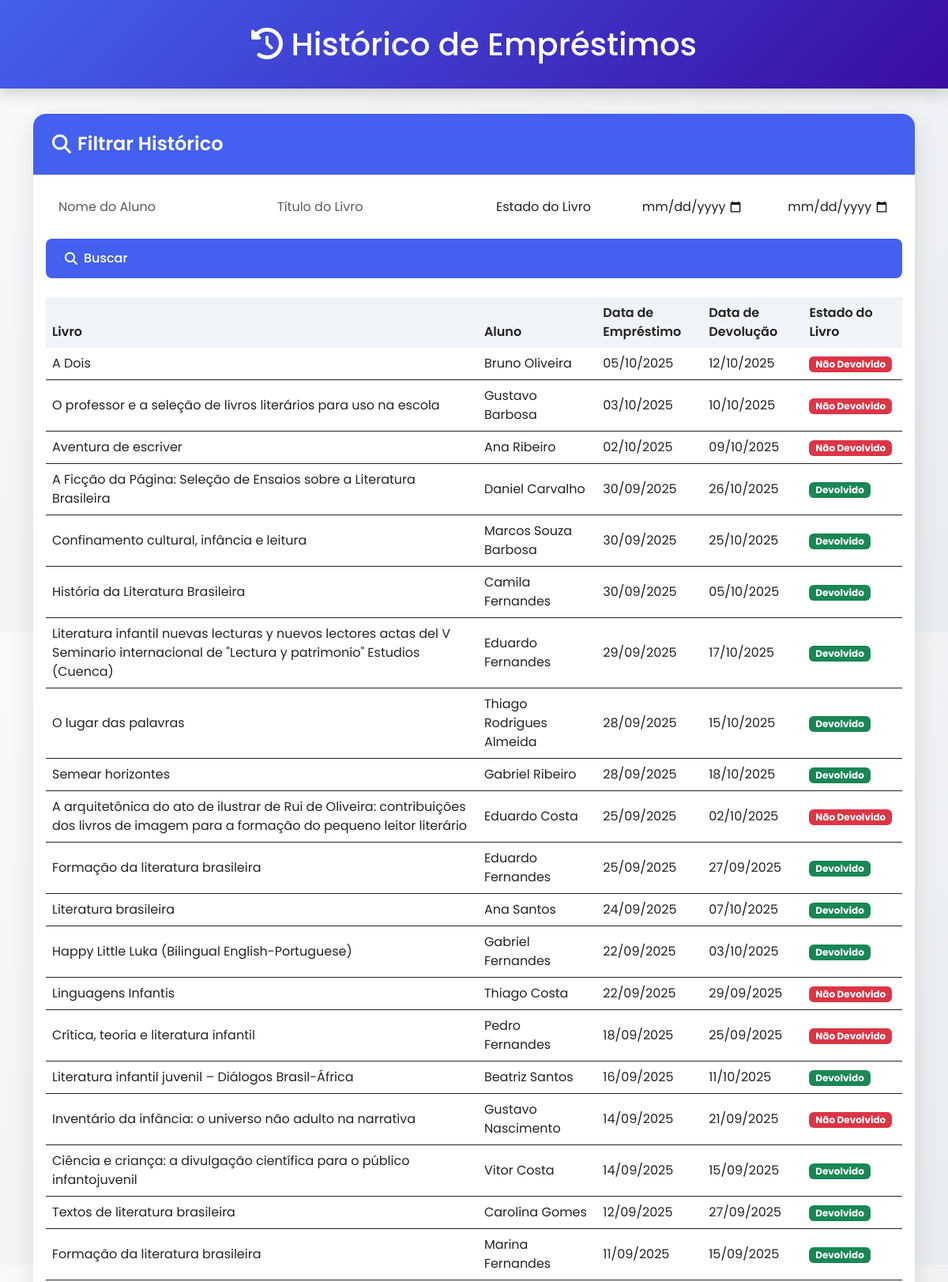
/frontend/historico_emprestimos.php (signed in, upper part), run on the app's committed database.
### tables this page shows
CREATE TABLE `emprestimos` (
  `id` int(11) NOT NULL,
  `aluno_id` int(11) NOT NULL,
  `livro_id` int(11) NOT NULL,
  `data_emprestimo` date NOT NULL,
  `data_devolucao` date DEFAULT NULL,
  `devolvido` tinyint(1) NOT NULL,
  `professor_id` int(11) NOT NULL
);

CREATE TABLE `livros` (
  `id` int(11) NOT NULL,
  `titulo` varchar(255) NOT NULL,
  `autor` varchar(255) NOT NULL,
  `isbn` varchar(20) DEFAULT NULL,
  `capa_url` varchar(700) DEFAULT NULL,
  `descricao` text DEFAULT NULL,
  `categoria` varchar(100) DEFAULT NULL,
  `ano_publicacao` varchar(4) NOT NULL,
  `genero` varchar(100) NOT NULL,
  `quantidade` int(100) NOT NULL,
  `preview_link` varchar(255) DEFAULT NULL
);

CREATE TABLE `alunos` (
  `id` int(11) NOT NULL,
  `nome` varchar(255) NOT NULL,
  `serie` varchar(50) NOT NULL,
  `email` varchar(255) NOT NULL,
  `professor_id` int(11) NOT NULL
);

### backend/historico_emprestimos.php (called while the page is built, shortened)
<?php
require '../config.php';
$sql = "
    SELECT
        e.id,              -- ID do empréstimo
        l.titulo AS livro, -- Título do livro emprestado
        a.nome AS aluno,   -- Nome do aluno que pegou o livro
        e.data_emprestimo, -- Data em que o livro foi emprestado
        e.data_devolucao,  -- Data prevista de devolução
        e.devolvido        -- Status de devolução (0 = não devolvido, 1 = devolvido)
    FROM emprestimos e
    JOIN livros l ON e.livro_id = l.id   -- Relaciona o empréstimo com o livro correspondente
    JOIN alunos a ON e.aluno_id = a.id  -- Relaciona o empréstimo com o aluno correspondente
    WHERE 1                             -- Condição neutra para permitir concatenar filtros dinamicamente
";
$sql .= " ORDER BY e.data_emprestimo DESC";
$stmt = $conn->prepare($sql);
$stmt->execute();
$result = $stmt->get_result();

### frontend/historico_emprestimos.php (the view, shortened to what this page needs)
<?php
include('../backend/historico_emprestimos.php')
?>
<!DOCTYPE html>
<html lang="pt" data-theme="light">
<head>
    <link href="https://cdn.jsdelivr.net/npm/bootstrap@5.3.0/dist/css/bootstrap.min.css" rel="stylesheet">
    <link rel="stylesheet" href="https://cdnjs.cloudflare.com/ajax/libs/font-awesome/6.4.2/css/all.min.css">
    <link rel="stylesheet" href="assets/css/historico_emprestimos.css">
</head>
<body>
    <div class="dashboard-header text-center">
        <div class="container">
            <h1 class="mb-0">
                <i class="fas fa-history"></i> Histórico de Empréstimos
            </h1>
        </div>
    </div>
    <div class="container">
        <div class="card">
            <div class="card-header">
                <h4>
                    <i class="fas fa-search"></i> Filtrar Histórico
                </h4>
            </div>
            <div class="card-body">
                <form method="GET" action="historico_emprestimos.php" class="mb-4">
                    <div class="row">
                        <div class="col-md-3">
                            <input type="text" class="form-control" name="aluno" placeholder="Nome do Aluno" value="<?php echo htmlspecialchars($_GET['aluno'] ?? ''); ?>">
                        </div>
                        <div class="col-md-3">
                            <input type="text" class="form-control" name="livro" placeholder="Título do Livro" value="<?php echo htmlspecialchars($_GET['livro'] ?? ''); ?>">
                        </div>
                        <div class="col-md-2">
                            <select class="form-control" name="estado">
                                <option value="">Estado do Livro</option>
                            </select>
                        </div>
                        <div class="col-md-2">
                            <input type="date" class="form-control" name="data_inicio" value="<?php echo htmlspecialchars($_GET['data_inicio'] ?? ''); ?>" placeholder="Data Início">
                        </div>
                        <div class="col-md-2">
                            <input type="date" class="form-control" name="data_fim" value="<?php echo htmlspecialchars($_GET['data_fim'] ?? ''); ?>" placeholder="Data Fim">
                        </div>
                        <div class="col-12">
                            <button type="submit" class="btn btn-primary w-100">
                                <i class="fas fa-search"></i> Buscar
                            </button>
                        </div>
                    </div>
                </form>
                <div class="table-responsive">
                    <table class="table table-hover">
                        <thead>
                            <tr>
                                <th>Livro</th>
                                <th>Aluno</th>
                                <th>Data de Empréstimo</th>
                                <th>Data de Devolução</th>
                                <th>Estado do Livro</th>
                            </tr>
                        </thead>
                        <tbody>
                            <?php if ($result->num_rows > 0): ?>
                                <?php while ($row = $result->fetch_assoc()): ?>
                                    <tr>
                                        <td><?php echo $row['livro']; ?></td>
                                        <td><?php echo $row['aluno']; ?></td>
                                        <td><?php echo date('d/m/Y', strtotime($row['data_emprestimo'])); ?></td>
                                        <td><?php echo $row['data_devolucao'] ? date('d/m/Y', strtotime($row['data_devolucao'])) : 'Não devolvido'; ?></td>
                                        <td>
                                            <span class="badge <?php echo $row['devolvido'] == '0' ? 'bg-danger' : 'bg-success'; ?>">
                                                <?php echo $row['devolvido'] == '0' ? 'Não Devolvido' : 'Devolvido'; ?>
                                            </span>
                                        </td>
                                    </tr>
                                <?php endwhile; ?>
                            <?php else: ?>
                                <tr>
                                    <td colspan="5" class="text-center">Nenhum registro encontrado.</td>
                                </tr>
                            <?php endif; ?>
                        </tbody>
                    </table>
                </div>
            </div>
        </div>
    </div>
    <link rel="stylesheet" href="_css/footer.css">
</body>
</html>

### frontend/assets/css/historico_emprestimos.css (style rules this page uses)
:root { --primary-color: #4361ee; --primary-hover: #3a56d4; --secondary-color: #f0f4f8; --text-color: #212121; --card-bg: #ffffff; --body-bg: linear-gradient(135deg, #f8f9fa, #e9ecef); --shadow-color: rgba(0, 0, 0, 0.1); --icon-color: #4361ee; --danger-color: #ef233c; --danger-hover: #d90429; --header-bg: linear-gradient(135deg, #4361ee, #3a0ca3); --stats-card-bg: #ffffff; --quick-action-bg: #edf2fb; --notification-badge: #f72585; --success-color: #4cc9f0; --warning-color: #f8961e; }
body { background: var(--body-bg); font-family: 'Poppins', sans-serif; color: var(--text-color); transition: all 0.5s ease; min-height: 100vh; margin: 0; padding: 0; }
.dashboard-header { background: var(--header-bg); color: white; padding: 2rem 0; margin-bottom: 2rem; box-shadow: 0 4px 20px rgba(0, 0, 0, 0.2); transition: all 0.5s ease; }
.card { border-radius: 16px; box-shadow: 0 10px 30px var(--shadow-color); transition: all 0.4s ease; background-color: var(--card-bg); border: none; margin-bottom: 2rem; overflow: hidden; }
.card-header { background: var(--primary-color); color: white; border-bottom: none; padding: 1.5rem; }
.card-header h4 { margin: 0; font-weight: 600; display: flex; align-items: center; gap: 0.5rem; }
.form-control { background-color: var(--card-bg); border: 1px solid var(--border-color); color: var(--text-color); padding: 0.8rem 1rem; border-radius: 8px; transition: all 0.3s ease; margin-bottom: 1rem; }
.table { color: var(--text-color); margin-bottom: 2rem; }
.table th { background-color: var(--secondary-color); color: var(--text-color); font-weight: 600; border-bottom: none; }
.table td { vertical-align: middle; border-color: var(--border-color); }
.btn { padding: 0.8rem 1.5rem; border-radius: 8px; font-weight: 500; transition: all 0.3s ease; display: inline-flex; align-items: center; gap: 0.5rem; }
.btn-primary { background-color: var(--primary-color); border: none; color: white; }

### data on the page
emprestimos: livro.titulo "A Dois", aluno.nome "Bruno Oliveira", data_emprestimo "05/10/2025", data_devolucao "12/10/2025", devolvido "Não Devolvido"
emprestimos: livro.titulo "O professor e a seleção de livros literários para uso na escola", aluno.nome "Gustavo Barbosa", data_emprestimo "03/10/2025", data_devolucao "10/10/2025", devolvido "Não Devolvido"
emprestimos: livro.titulo "Aventura de escriver", aluno.nome "Ana Ribeiro", data_emprestimo "02/10/2025", data_devolucao "09/10/2025", devolvido "Não Devolvido"
emprestimos: livro.titulo "A Ficção da Página: Seleção de Ensaios sobre a Literatura Brasileira", aluno.nome "Daniel Carvalho", data_emprestimo "30/09/2025", data_devolucao "26/10/2025", devolvido "Devolvido"
emprestimos: livro.titulo "Confinamento cultural, infância e leitura", aluno.nome "Marcos Souza Barbosa", data_emprestimo "30/09/2025", data_devolucao "25/10/2025", devolvido "Devolvido"
emprestimos: livro.titulo "História da Literatura Brasileira", aluno.nome "Camila Fernandes", data_emprestimo "30/09/2025", data_devolucao "05/10/2025", devolvido "Devolvido"
emprestimos: livro.titulo "Literatura infantil nuevas lecturas y nuevos lectores actas del V Seminario internacional de \"Lectura y patrimonio\" Estudios (Cuenca)", aluno.nome "Eduardo Fernandes", data_emprestimo "29/09/2025", data_devolucao "17/10/2025", devolvido "Devolvido"
emprestimos: livro.titulo "O lugar das palavras", aluno.nome "Thiago Rodrigues Almeida", data_emprestimo "28/09/2025", data_devolucao "15/10/2025", devolvido "Devolvido"
emprestimos: livro.titulo "Semear horizontes", aluno.nome "Gabriel Ribeiro", data_emprestimo "28/09/2025", data_devolucao "18/10/2025", devolvido "Devolvido"
emprestimos: livro.titulo "A arquitetônica do ato de ilustrar de Rui de Oliveira: contribuições dos livros de imagem para a formação do pequeno leitor literário", aluno.nome "Eduardo Costa", data_emprestimo "25/09/2025", data_devolucao "02/10/2025", devolvido "Não Devolvido"
emprestimos: livro.titulo "Formação da literatura brasileira", aluno.nome "Eduardo Fernandes", data_emprestimo "25/09/2025", data_devolucao "27/09/2025", devolvido "Devolvido"
emprestimos: livro.titulo "Literatura brasileira", aluno.nome "Ana Santos", data_emprestimo "24/09/2025", data_devolucao "07/10/2025", devolvido "Devolvido"
emprestimos: livro.titulo "Happy Little Luka (Bilingual English-Portuguese)", aluno.nome "Gabriel Fernandes", data_emprestimo "22/09/2025", data_devolucao "03/10/2025", devolvido "Devolvido"
emprestimos: livro.titulo "Linguagens Infantis", aluno.nome "Thiago Costa", data_emprestimo "22/09/2025", data_devolucao "29/09/2025", devolvido "Não Devolvido"
emprestimos: livro.titulo "Crítica, teoria e literatura infantil", aluno.nome "Pedro Fernandes", data_emprestimo "18/09/2025", data_devolucao "25/09/2025", devolvido "Não Devolvido"
emprestimos: livro.titulo "Literatura infantil juvenil – Diálogos Brasil-África", aluno.nome "Beatriz Santos", data_emprestimo "16/09/2025", data_devolucao "11/10/2025", devolvido "Devolvido"
emprestimos: livro.titulo "Inventário da infância: o universo não adulto na narrativa", aluno.nome "Gustavo Nascimento", data_emprestimo "14/09/2025", data_devolucao "21/09/2025", devolvido "Não Devolvido"
emprestimos: livro.titulo "Ciência e criança: a divulgação científica para o público infantojuvenil", aluno.nome "Vitor Costa", data_emprestimo "14/09/2025", data_devolucao "15/09/2025", devolvido "Devolvido"
emprestimos: livro.titulo "Textos de literatura brasileira", aluno.nome "Carolina Gomes", data_emprestimo "12/09/2025", data_devolucao "27/09/2025", devolvido "Devolvido"
emprestimos: livro.titulo "Formação da literatura brasileira", aluno.nome "Marina Fernandes", data_emprestimo "11/09/2025", data_devolucao "15/09/2025", devolvido "Devolvido"
